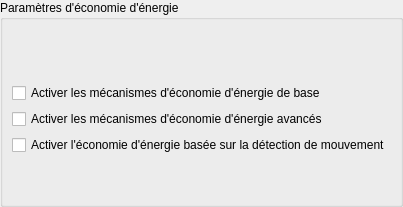
        <widget class="QWidget" name="pgPower">
         <layout class="QVBoxLayout" name="verticalLayout_8">
          <property name="spacing">
           <number>0</number>
          </property>
          <property name="leftMargin">
           <number>0</number>
          </property>
          <property name="topMargin">
           <number>0</number>
          </property>
          <property name="rightMargin">
           <number>0</number>
          </property>
          <property name="bottomMargin">
           <number>0</number>
          </property>
          <item>
           <widget class="QGroupBox" name="grpPower">
            <property name="title">
             <string>Paramètres d'économie d'énergie</string>
            </property>
            <layout class="QVBoxLayout" name="verticalLayout_9">
             <item>
              <widget class="QLabel" name="lblPower">
               <property name="sizePolicy">
                <sizepolicy hsizetype="Fixed" vsizetype="Fixed">
                 <horstretch>0</horstretch>
                 <verstretch>0</verstretch>
                </sizepolicy>
               </property>
               <property name="minimumSize">
                <size>
                 <width>48</width>
                 <height>48</height>
                </size>
               </property>
               <property name="maximumSize">
                <size>
                 <width>48</width>
                 <height>48</height>
                </size>
               </property>
               <property name="text">
                <string/>
               </property>
               <property name="pixmap">
                <pixmap resource="wimustudio2.qrc">:/icons/images/power_saving.png</pixmap>
               </property>
               <property name="scaledContents">
                <bool>true</bool>
               </property>
              </widget>
             </item>
             <item>
              <widget class="QCheckBox" name="chkPowerPowerSaving">
               <property name="cursor">
                <cursorShape>PointingHandCursor</cursorShape>
               </property>
               <property name="toolTip">
                <string>Si activé, le module entrera en veille lorsqu'inactif. Les paramètres des capteurs ne seront pas affectés.</string>
               </property>
               <property name="text">
                <string>Activer les mécanismes d'économie d'énergie de base</string>
               </property>
              </widget>
             </item>
             <item>
              <widget class="QCheckBox" name="chkPowerAdvPowerSaving">
               <property name="cursor">
                <cursorShape>PointingHandCursor</cursorShape>
               </property>
               <property name="toolTip">
                <string>Si activé, en plus de l'économie d'énergie de base, les paramètres des composantes seront ajustés pour optimiser la pile au détrimens de la fréquence / qualité des données.</string>
               </property>
               <property name="text">
                <string>Activer les mécanismes d'économie d'énergie avancés</string>
               </property>
              </widget>
             </item>
             <item>
              <widget class="QCheckBox" name="chkPowerActivityDetection">
               <property name="cursor">
                <cursorShape>PointingHandCursor</cursorShape>
               </property>
               <property name="toolTip">
                <string>Si activé, le module désactivera ses composantes lorsqu'il n'y a pas de mouvement de détecté par l'accéléromètre</string>
               </property>
               <property name="text">
                <string>Activer l'économie d'énergie basée sur la détection de mouvement</string>
               </property>
              </widget>
             </item>
             <item>
              <spacer name="verticalSpacer">
               <property name="orientation">
                <enum>Qt::Vertical</enum>
               </property>
               <property name="sizeHint" stdset="0">
                <size>
                 <width>20</width>
                 <height>40</height>
                </size>
               </property>
              </spacer>
             </item>
            </layout>
           </widget>
          </item>
         </layout>
        </widget>
